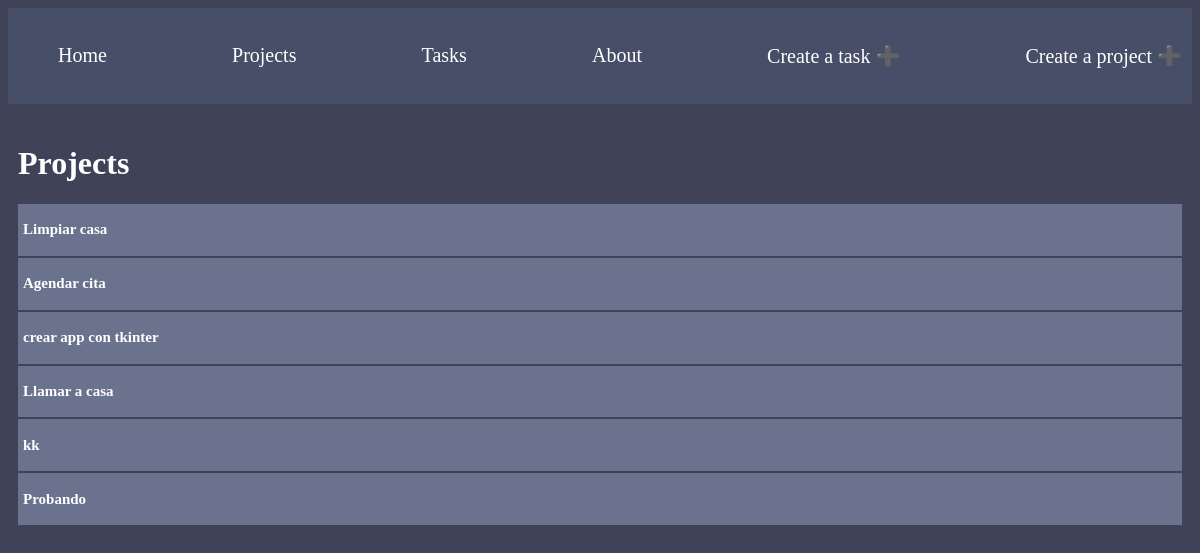
/projects/, run on the app's committed database.
### myapp/models.py (models this page shows, shortened)
class Project(models.Model):
    name = models.CharField(max_length=200)

### myapp/views.py (the view)
# urls.py: path('projects/', views.projects, name="projects"),
def projects(request):
    projects = Project.objects.all()
    return render(request, 'projects/projects.html', {
        'projects': projects
    })

### myapp/templates/projects/projects.html
{% extends 'layouts/base.html' %}
{% block content %}
    <h1>Projects</h1>
    {% for project in projects %}
        <article class="card">
            <a href="{% url 'project_detail' project.id %}">
                <h1>{{ project.name }}</h1>
            </a>
        </article>
    {% endfor %}
{% endblock%}

### myapp/static/styles/main.css (style rules this page uses)
body { background-color: #404258; color:white; }
a { color: white; text-decoration: none }
.card { background: #6B728E; padding:5px; margin-bottom: 2px; font-size:10px }

### data on the page
Project: name "Limpiar casa"
Project: name "Agendar cita"
Project: name "crear app con tkinter"
Project: name "Llamar a casa"
Project: name "kk"
Project: name "Probando"
